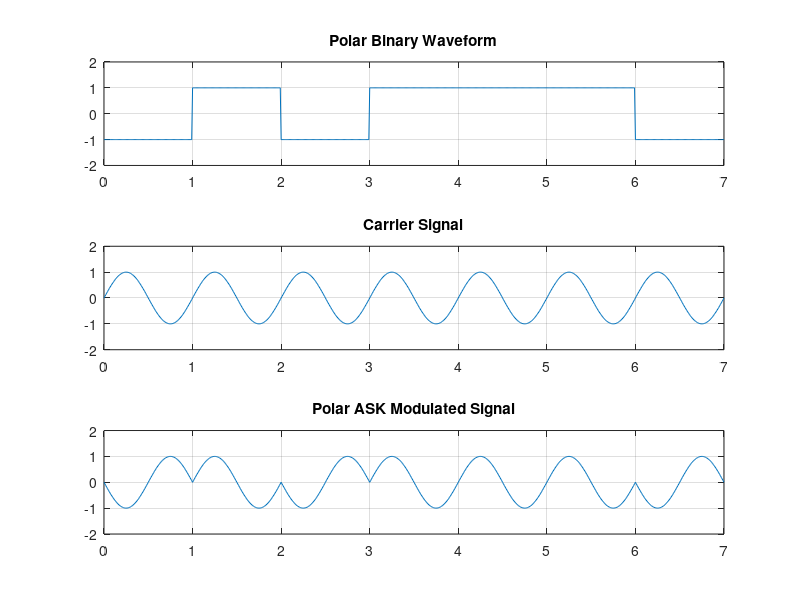

Write the MATLAB code that produced this figure.
b = [0 1 0 1 1 1 0];   % Define the binary sequence
n = length(b);          % Length of the binary sequence
t = 0:.01:n;            % Time vector from 0 to n with a step size of 0.01

% Loop to convert binary data to polar form (0 -> -1, 1 -> 1)
for i = 1:n
    if (b(i) == 0)
        b_p(i) = -1;    % Convert binary 0 to -1
    else
        b_p(i) = 1;     % Convert binary 1 to 1
    end
end

% Create a binary waveform by stretching the polar values over time
for j = 1:n
    bw(j*100:(j+1)*100) = b_p(j);   % Each bit occupies 100 samples
end
bw = bw(100:end);   % Remove the first 100 samples to align the length of the signal

% Generate a carrier signal (sine wave) with a frequency of 1 Hz
sint = sin(2*pi*t);   % Carrier signal: sine wave

% Perform modulation by multiplying the binary waveform with the carrier signal
st = bw.*sint;   % Element-wise multiplication for modulation (Polar ASK)

% Plot the polar binary waveform
subplot(3,1,1);
plot(t, bw);       % Plot binary waveform (polar)
grid on;
axis([0 n -2 2]);  % Set axis limits
title('Polar Binary Waveform');

% Plot the carrier signal
subplot(3,1,2);
plot(t, sint);     % Plot sine wave (carrier)
grid on;
axis([0 n -2 2]);  % Set axis limits
title('Carrier Signal');

% Plot the modulated signal
subplot(3,1,3);
plot(t, st);       % Plot the modulated signal
grid on;
axis([0 n -2 2]);  % Set axis limits
title('Polar ASK Modulated Signal');
